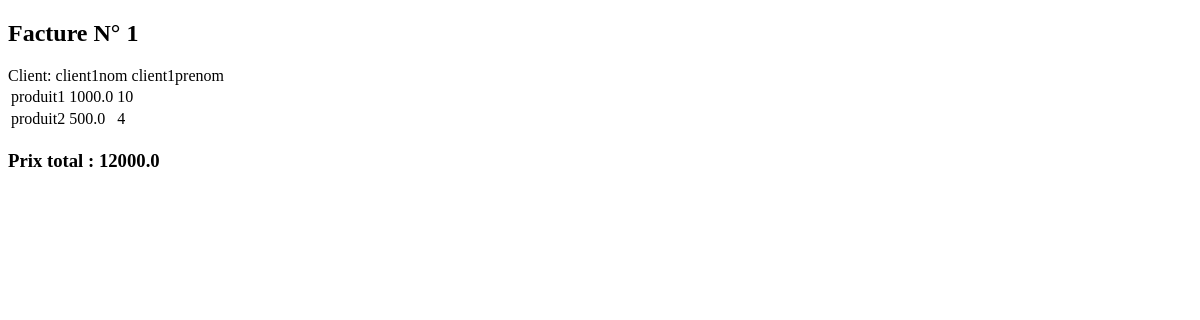
Before: /facture_detail/1/ with the older database file.
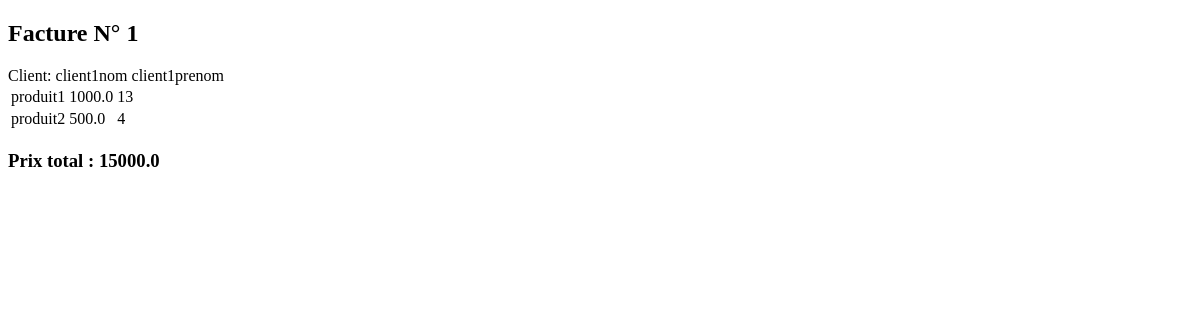
After: the same page with the newer database file.
### Bill/models.py (models this page shows, shortened)
class LigneFacture(models.Model):
    produit = models.ForeignKey(Produit, on_delete=models.CASCADE)
    qte = models.IntegerField(default=1)
    prix=models.IntegerField(default=0,editable=False)
    facture = models.ForeignKey(Facture, on_delete=models.CASCADE, related_name='lignes')
    class Meta:
        constraints = [
            models.UniqueConstraint(fields=['produit', 'facture'], name="produit-facture")
        ]
    def calculPrix(self):
        return self.qte * self.produit.prix

class Produit(models.Model):
    designation = models.CharField(max_length=50)
    prix = models.FloatField(default=0)
    fournisseur = models.ForeignKey(Fournisseur, on_delete=models.CASCADE, default=None, blank=True, null=True)

### Bill/views.py (the view)
# urls.py: re_path(r'^facture_detail/(?P<pk>\d+)/$', views.facture_detail_view, name='facture_detail'),
def facture_detail_view(request, pk):
    facture = get_object_or_404(Facture, id=pk)
    total = facture.calculPrixTotal()
    context={}
    context['facture'] = facture
    context['prix'] = total
    return render(request, 'bill/facture_detail.html', context)

### Bill/models.py (called while the page is built)
    def __str__(self):
        return self.nom + ' ' + self.prenom

    def calculPrixTotal(self):
        lignes = list(LigneFacture.objects.filter(facture=self))
        total = 0
        if (len(lignes)!= 0):
            for ligne in lignes:
                total += LigneFacture.calculPrix(ligne)
        return total

### Bill/templates/bill/facture_detail.html (shortened to what this page needs)
<!DOCTYPE HTML>
<html>
  <head>
  </head>
  <body>
  <h2>Facture N° {{ facture.id }}</h2>
  Client: {{ facture.client }}
  <table>
  {% for ligne in facture.lignes.all %}
  	<tr>
  		<td>{{ ligne.produit.designation }}</td>
  		<td>{{ ligne.produit.prix }}</td>
  		<td>{{ ligne.qte }}</td>
  	</tr>
  {% endfor %}
  </table>
  <h3>Prix total : {{ prix }}</h3>
  </body>
</html>

Changed rows visible on the page:
changed LigneFacture "produit1": qte "10" → "13"
Other visible differences:
{{ prix }}: "12000.0" → "15000.0"
